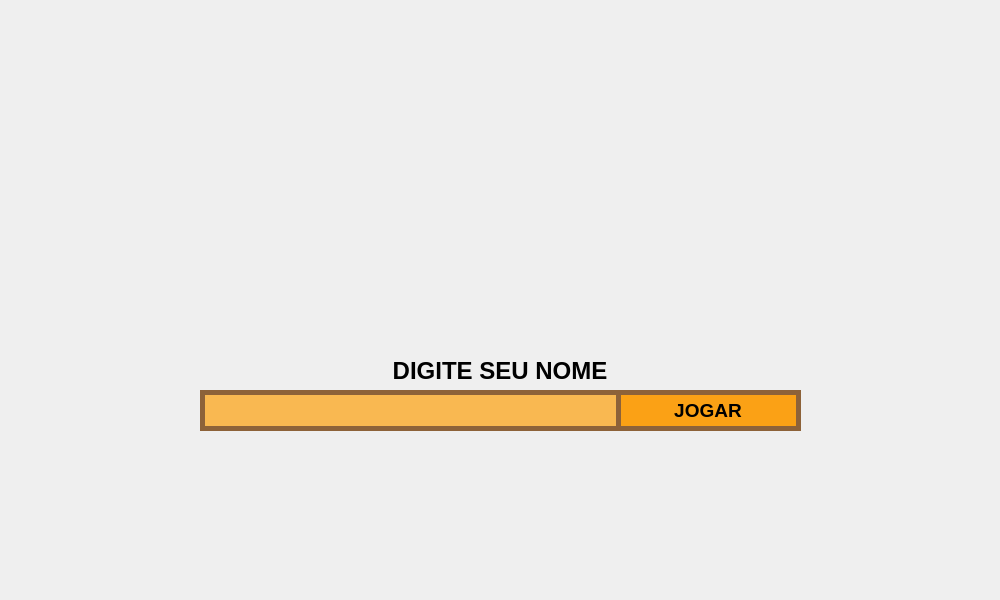
<?xml version="1.0" encoding="UTF-8"?>
<ui version="4.0">
 <class>MainWindow</class>
 <widget class="QMainWindow" name="MainWindow">
  <property name="geometry">
   <rect>
    <x>0</x>
    <y>0</y>
    <width>1000</width>
    <height>600</height>
   </rect>
  </property>
  <property name="sizePolicy">
   <sizepolicy hsizetype="Fixed" vsizetype="Fixed">
    <horstretch>0</horstretch>
    <verstretch>0</verstretch>
   </sizepolicy>
  </property>
  <property name="minimumSize">
   <size>
    <width>1000</width>
    <height>600</height>
   </size>
  </property>
  <property name="maximumSize">
   <size>
    <width>1000</width>
    <height>600</height>
   </size>
  </property>
  <property name="windowTitle">
   <string>TsoroYematatu</string>
  </property>
  <property name="styleSheet">
   <string notr="true"/>
  </property>
  <widget class="QWidget" name="centralwidget">
   <widget class="QPushButton" name="confirmaNome">
    <property name="geometry">
     <rect>
      <x>620</x>
      <y>390</y>
      <width>181</width>
      <height>41</height>
     </rect>
    </property>
    <property name="font">
     <font>
      <pointsize>14</pointsize>
      <bold>true</bold>
     </font>
    </property>
    <property name="styleSheet">
     <string notr="true">#confirmaNome{
	border-width: 5px;
    border-style: solid;
    border-color: rgba(141,98,57,255);
	background-color: rgba(251,161,21,255);
	border-left: none;
}

#confirmaNome:hover{
	background-color: rgba(249,184,81,255);
}</string>
    </property>
    <property name="text">
     <string>JOGAR</string>
    </property>
    <property name="checkable">
     <bool>false</bool>
    </property>
   </widget>
   <widget class="QLineEdit" name="nomeInput">
    <property name="geometry">
     <rect>
      <x>200</x>
      <y>390</y>
      <width>421</width>
      <height>41</height>
     </rect>
    </property>
    <property name="font">
     <font>
      <pointsize>12</pointsize>
      <bold>true</bold>
     </font>
    </property>
    <property name="styleSheet">
     <string notr="true">#nomeInput{
	border-width: 5px;
    border-style: solid;
    border-color: rgba(141,98,57,255);
	background-color: rgba(249,184,81,255);
	padding-left: 10px;
}

#nomeInput:hover{
	background-color: rgba(253,194,102,255);
}</string>
    </property>
   </widget>
   <widget class="QLabel" name="label">
    <property name="geometry">
     <rect>
      <x>200</x>
      <y>350</y>
      <width>600</width>
      <height>41</height>
     </rect>
    </property>
    <property name="font">
     <font>
      <pointsize>18</pointsize>
      <bold>true</bold>
     </font>
    </property>
    <property name="text">
     <string>DIGITE SEU NOME</string>
    </property>
    <property name="textFormat">
     <enum>Qt::PlainText</enum>
    </property>
    <property name="scaledContents">
     <bool>false</bool>
    </property>
    <property name="alignment">
     <set>Qt::AlignCenter</set>
    </property>
    <property name="textInteractionFlags">
     <set>Qt::NoTextInteraction</set>
    </property>
   </widget>
   <widget class="QLabel" name="aguardando">
    <property name="enabled">
     <bool>true</bool>
    </property>
    <property name="geometry">
     <rect>
      <x>200</x>
      <y>440</y>
      <width>600</width>
      <height>51</height>
     </rect>
    </property>
    <property name="font">
     <font>
      <pointsize>20</pointsize>
      <bold>true</bold>
     </font>
    </property>
    <property name="styleSheet">
     <string notr="true">color: rgba(0, 0, 0, 0)</string>
    </property>
    <property name="text">
     <string>AGUARDANDO OPONENTE</string>
    </property>
    <property name="textFormat">
     <enum>Qt::PlainText</enum>
    </property>
    <property name="scaledContents">
     <bool>false</bool>
    </property>
    <property name="alignment">
     <set>Qt::AlignCenter</set>
    </property>
    <property name="textInteractionFlags">
     <set>Qt::NoTextInteraction</set>
    </property>
   </widget>
   <widget class="QLabel" name="label_2">
    <property name="geometry">
     <rect>
      <x>0</x>
      <y>0</y>
      <width>1001</width>
      <height>601</height>
     </rect>
    </property>
    <property name="styleSheet">
     <string notr="true">background: url(&quot;DigiteNomeBG.png&quot;);</string>
    </property>
    <property name="text">
     <string/>
    </property>
    <property name="scaledContents">
     <bool>true</bool>
    </property>
   </widget>
   <zorder>label_2</zorder>
   <zorder>confirmaNome</zorder>
   <zorder>nomeInput</zorder>
   <zorder>label</zorder>
   <zorder>aguardando</zorder>
  </widget>
 </widget>
 <resources/>
 <connections/>
</ui>
